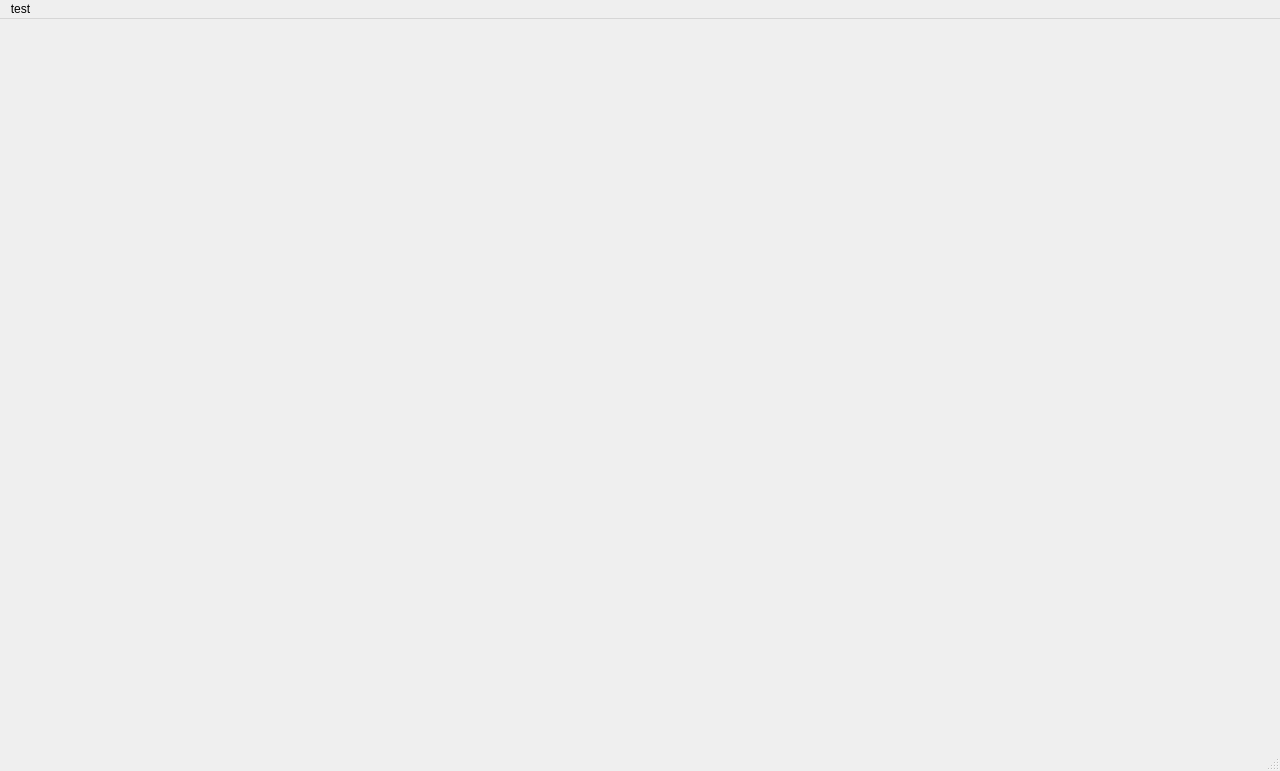
<?xml version="1.0" encoding="UTF-8"?>
<ui version="4.0">
 <class>MainWindow</class>
 <widget class="QMainWindow" name="MainWindow">
  <property name="geometry">
   <rect>
    <x>0</x>
    <y>0</y>
    <width>1280</width>
    <height>771</height>
   </rect>
  </property>
  <property name="windowTitle">
   <string>MainWindow</string>
  </property>
  <widget class="QWidget" name="centralwidget"/>
  <widget class="QMenuBar" name="menubar">
   <property name="geometry">
    <rect>
     <x>0</x>
     <y>0</y>
     <width>1280</width>
     <height>26</height>
    </rect>
   </property>
   <widget class="QMenu" name="menutest">
    <property name="title">
     <string>test</string>
    </property>
   </widget>
   <addaction name="menutest"/>
  </widget>
  <widget class="QStatusBar" name="statusbar"/>
 </widget>
 <resources/>
 <connections/>
</ui>
